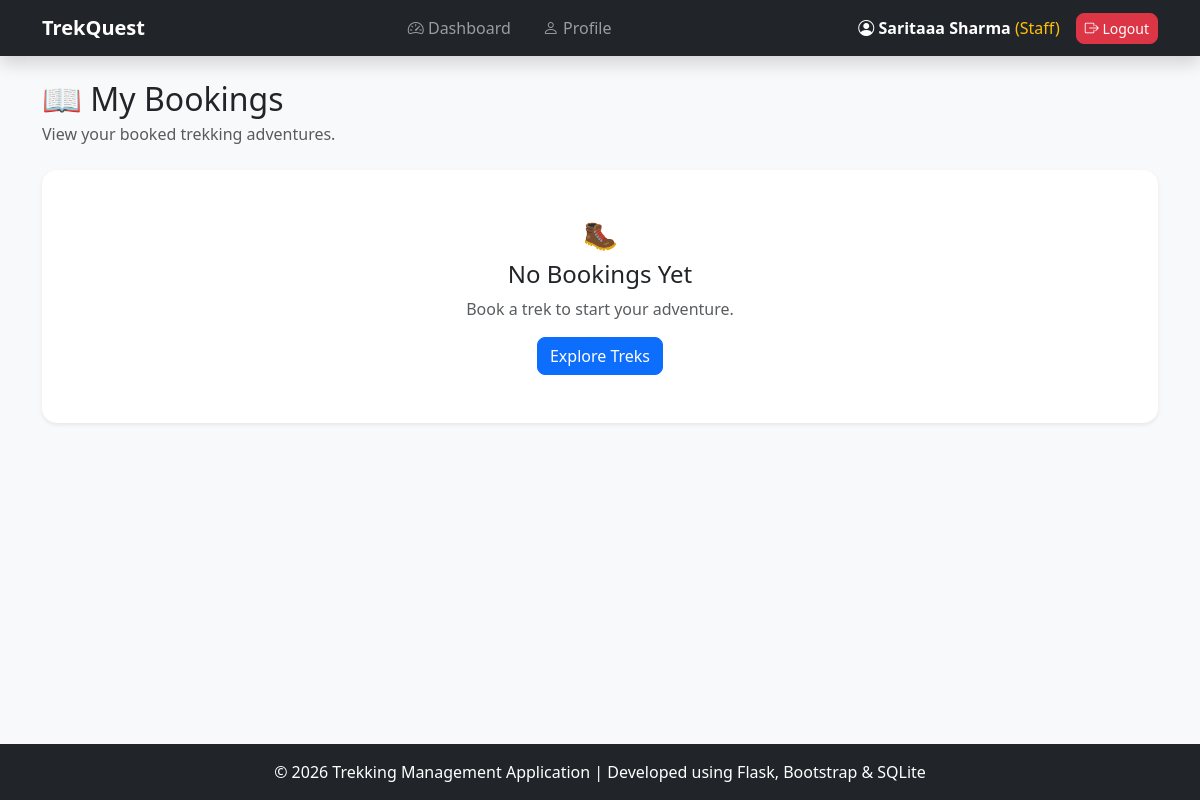
Page /view-bookings (signed in) on the earlier database version.
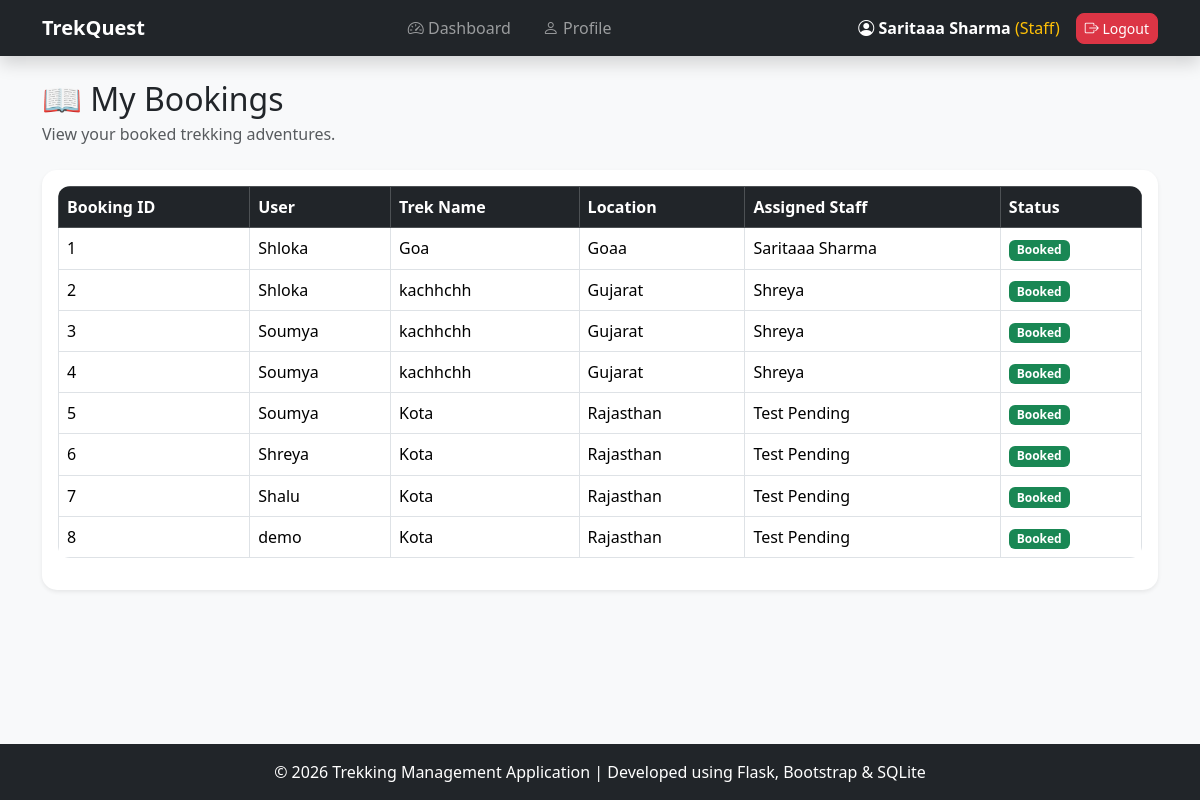
Same page on the later database version.
### models.py (models this page shows, shortened)
class Booking(db.Model):
    __tablename__ = "bookings"
    id = db.Column(
        db.Integer,
        primary_key=True
    )
    user_id = db.Column(
        db.Integer,
        db.ForeignKey("users.id")
    )
    trek_id = db.Column(
        db.Integer,
        db.ForeignKey("treks.id")
    )
    booking_date = db.Column(
        db.String(50)
    )
    status = db.Column(
        db.String(50),
        default="Booked"
    )
    user = db.relationship(
    "User",
    foreign_keys=[user_id]
    )
    trek = db.relationship(
    "Trek",
    foreign_keys=[trek_id]
    )

class User(UserMixin, db.Model):
    __tablename__ = "users"
    id = db.Column(
        db.Integer,
        primary_key=True
    )
    name = db.Column(
        db.String(100),
        nullable=False
    )
    email = db.Column(
        db.String(100),
        unique=True,
        nullable=False
    )
    password = db.Column(
        db.String(200),
        nullable=False
    )
    role = db.Column(
        db.String(20),
        nullable=False
    )
    status = db.Column(
        db.String(20),
        default="active"
    )

class Trek(db.Model):
    __tablename__ = "treks"
    id = db.Column(
        db.Integer,
        primary_key=True
    )
    name = db.Column(
        db.String(100),
        nullable=False
    )
    location = db.Column(
        db.String(100)
    )
    difficulty = db.Column(
        db.String(50)
    )
    duration = db.Column(
        db.Integer
    )
    available_slots = db.Column(
        db.Integer
    )
    start_date = db.Column(
        db.String(50)
    )
    end_date = db.Column(
        db.String(50)
    )
    status = db.Column(
        db.String(50),
        default="Open"
    )
    staff_id = db.Column(
        db.Integer,
        db.ForeignKey("users.id")
    )
    staff = db.relationship(
    "User",
    foreign_keys=[staff_id]
    )

### app.py (the view)
@app.route("/view-bookings")
@login_required
def view_bookings():
    bookings = Booking.query.all()
    return render_template(
        "view_bookings.html",
        bookings=bookings
    )

### app.py (called while the page is built)
@login_manager.user_loader
def load_user(user_id):
    return User.query.get(
        int(user_id)
    )

### templates/view_bookings.html
{% extends "base.html" %}
{% block content %}
<div class="container mb-5">
    <h2 class="mb-1">
        📖 My Bookings
    </h2>
    <p class="text-muted mb-4">
        View your booked trekking adventures.
    </p>
    {% if bookings %}
    <div class="card shadow-sm border-0">
        <div class="card-body">
            <div class="table-responsive">
                <table class="table table-hover table-bordered align-middle">
                    <thead class="table-dark">
                        <tr>
                            <th>Booking ID</th>
                            <th>User</th>
                            <th>Trek Name</th>
                            <th>Location</th>
                            <th>Assigned Staff</th>
                            <th>Status</th>
                        </tr>
                    </thead>
                    <tbody>
                    {% for booking in bookings %}
                    <tr>
                        <td>{{ booking.id }}</td>
                        <td>{{ booking.user.name }}</td>
                        <td>{{ booking.trek.name }}</td>
                        <td>{{ booking.trek.location }}</td>
                        <td>
                            {% if booking.trek.staff %}
                                {{ booking.trek.staff.name }}
                            {% else %}
                                <span class="text-muted">
                                    Not Assigned
                                </span>
                            {% endif %}
                        </td>
                        <td>
                            {% if booking.status=="Booked" %}
                                <span class="badge bg-success">
                                    Booked
                                </span>
                            {% elif booking.status=="Cancelled" %}
                                <span class="badge bg-danger">
                                    Cancelled
                                </span>
                            {% elif booking.status=="Completed" %}
                                <span class="badge bg-primary">
                                    Completed
                                </span>
                            {% else %}
                                <span class="badge bg-secondary">
                                    {{ booking.status }}
                                </span>
                            {% endif %}
                        </td>
                    </tr>
                    {% endfor %}
                    </tbody>
                </table>
            </div>
        </div>
    </div>
    {% else %}
    <div class="card shadow-sm border-0">
        <div class="card-body text-center p-5">
            <h3>🥾</h3>
            <h4>No Bookings Yet</h4>
            <p class="text-muted">
                Book a trek to start your adventure.
            </p>
            <a href="{{ url_for('available_treks') }}"
               class="btn btn-primary">
                Explore Treks
            </a>
        </div>
    </div>
    {% endif %}
</div>
{% endblock %}

Differences in the rows shown:
added Booking: id "1", user.name "Shloka", trek.name "Goa", trek.location "Goaa", trek.staff.name "Saritaaa Sharma", status "Booked"
added Booking: id "2", user.name "Shloka", trek.name "kachhchh", trek.location "Gujarat", trek.staff.name "Shreya", status "Booked"
added Booking: id "3", user.name "Soumya", trek.name "kachhchh", trek.location "Gujarat", trek.staff.name "Shreya", status "Booked"
added Booking: id "4", user.name "Soumya", trek.name "kachhchh", trek.location "Gujarat", trek.staff.name "Shreya", status "Booked"
added Booking: id "5", user.name "Soumya", trek.name "Kota", trek.location "Rajasthan", trek.staff.name "Test Pending", status "Booked"
added Booking: id "6", user.name "Shreya", trek.name "Kota", trek.location "Rajasthan", trek.staff.name "Test Pending", status "Booked"
added Booking: id "7", user.name "Shalu", trek.name "Kota", trek.location "Rajasthan", trek.staff.name "Test Pending", status "Booked"
added Booking: id "8", user.name "demo", trek.name "Kota", trek.location "Rajasthan", trek.staff.name "Test Pending", status "Booked"
Other differences:
text no longer shown: "🥾 No Bookings Yet Book a trek to start your adventure. Explore Treks"
text now shown: "Booking ID User Trek Name Location Assigned Staff Status"
